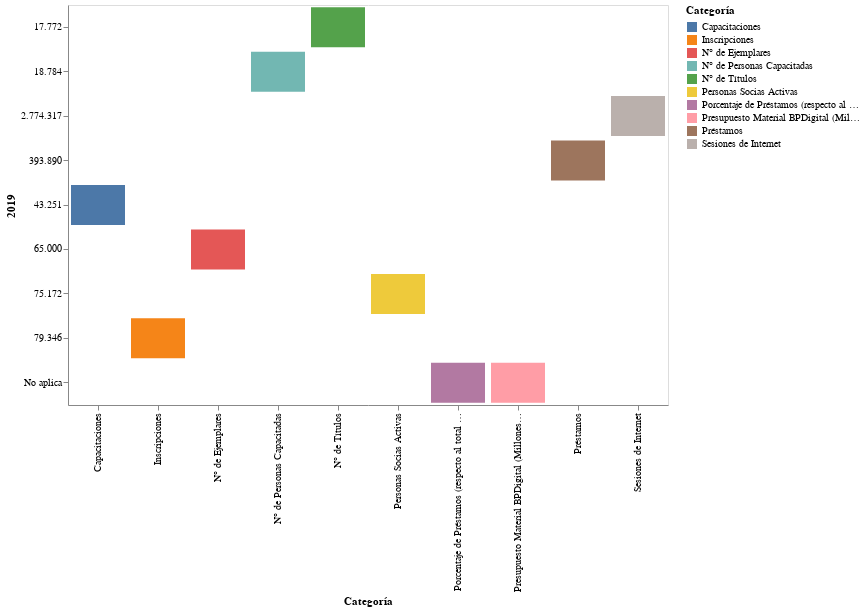

Notebook cell for this chart:
### Code cell
import pandas as pd
import altair as alt
chart2 = alt.Chart(df).mark_bar().encode(
    x='Categoría',
    y='2019',
    color='Categoría',
    tooltip=['2019', 'Categoría']
).properties(
    width=600,
    height=400
).interactive()
display(chart2)

### Figure 1 — Vega-Lite specification as saved in the notebook (floating-point values rounded to 4 significant figures)
{"config": {"view": {"continuousWidth": 400, "continuousHeight": 300}}, "data": {"name": "data-7c93afaa3376c81c51f6369815a57d10"}, "mark": "bar", "encoding": {"color": {"field": "Categoría", "type": "nominal"}, "tooltip": [{"field": "2019", "type": "nominal"}, {"field": "Categoría", "type": "nominal"}], "x": {"field": "Categoría", "type": "nominal"}, "y": {"field": "2019", "type": "nominal"}}, "height": 400, "selection": {"selector007": {"type": "interval", "bind": "scales", "encodings": ["x", "y"]}}, "width": 600, "$schema": "https://vega.github.io/schema/vega-lite/v4.17.0.json", "datasets": {"data-7c93afaa3376c81c51f6369815a57d10": [{"Categoría": "Personas Socias Activas", "2019": "75.172", "2020": "86.523", "2021": "64.821", "2022": "58.580", "2023": "64.634"}, {"Categoría": "Capacitaciones", "2019": "43.251", "2020": "4.291", "2021": "996", "2022": "5.995", "2023": "14.190"}, {"Categoría": "N° de Personas Capacitadas", "2019": "18.784", "2020": "2.166", "2021": "509", "2022": "2.889", "2023": "7.273"}, {"Categoría": "Préstamos", "2019": "393.890", "2020": "573.949", "2021": "461.409", "2022": "415.223", "2023": "401.250"}, {"Categoría": "Porcentaje de Préstamos (respecto al total nacional)", "2019": "No aplica", "2020": "No aplica", "2021": "52%", "2022": "29%", "2023": "22%"}, {"Categoría": "Sesiones de Internet", "2019": "2.774.317", "2020": "987.753", "2021": "459.413", "2022": "709.314", "2023": "945.557"}, {"Categoría": "Inscripciones", "2019": "79.346", "2020": "89.403", "2021": "63.086", "2022": "71.614", "2023": "66.880"}, {"Categoría": "N° de Ejemplares ", "2019": "65.000", "2020": "70.000", "2021": "70.200", "2022": "75.000", "2023": "80.000"}, {"Categoría": "N° de Títulos", "2019": "17.772", "2020": "17.600", "2021": "17.500", "2022": "17.800", "2023": "20.000"}, {"Categoría": "Presupuesto Material BPDigital (Millones de Pesos)", "2019": "No aplica", "2020": "No aplica", "2021": "250.257.359", "2022": "249.445.395", "2023": "185.022.310"}]}}
